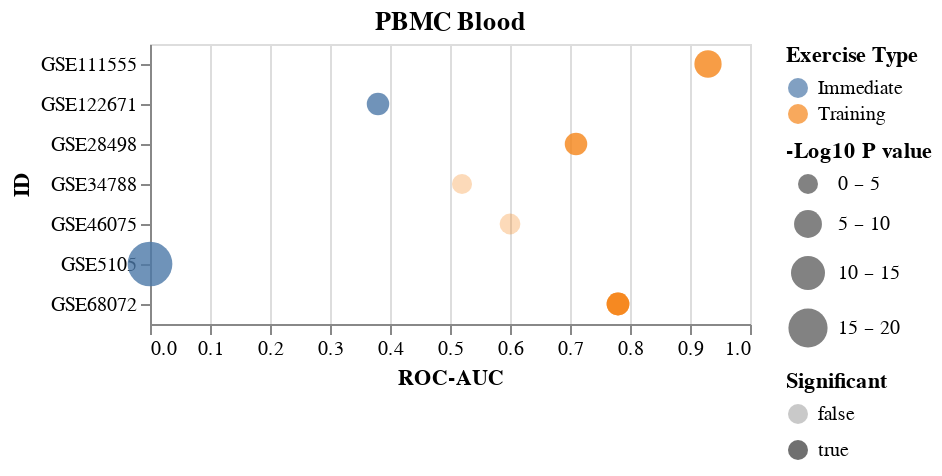

The cell this chart's notebook holds for it:
### Code cell
chartLst[2]

### Figure 1 — Vega-Lite specification as saved in the notebook (floating-point values rounded to 4 significant figures)
{"config": {"view": {"continuousWidth": 300, "continuousHeight": 300}}, "data": {"name": "data-404769bd1ab4295d75efb91e5d9764a0"}, "mark": {"type": "circle"}, "encoding": {"color": {"field": "Exercise Type", "type": "nominal"}, "opacity": {"field": "Significant", "type": "nominal"}, "size": {"field": "-Log10 P value", "scale": {"bins": [0, 5, 10, 15, 20], "range": [100, 500], "reverse": false}, "type": "quantitative"}, "x": {"field": "ROC-AUC", "scale": {"domain": [0, 1]}, "type": "quantitative"}, "y": {"field": "ID", "type": "nominal"}}, "title": "PBMC Blood", "$schema": "https://vega.github.io/schema/vega-lite/v5.8.0.json", "datasets": {"data-404769bd1ab4295d75efb91e5d9764a0": [{"ID": "GSE111555", "ROC-AUC": 0.93, "Pval": 2.96e-05, "Exercise Type": "Training", "-Log10 P value": 4.529, "Significant": true}, {"ID": "GSE122671", "ROC-AUC": 0.38, "Pval": 0.0399, "Exercise Type": "Immediate", "-Log10 P value": 1.399, "Significant": true}, {"ID": "GSE28498", "ROC-AUC": 0.71, "Pval": 0.0386, "Exercise Type": "Training", "-Log10 P value": 1.413, "Significant": true}, {"ID": "GSE34788", "ROC-AUC": 0.52, "Pval": 0.891, "Exercise Type": "Training", "-Log10 P value": 0.05012, "Significant": false}, {"ID": "GSE46075", "ROC-AUC": 0.6, "Pval": 0.375, "Exercise Type": "Training", "-Log10 P value": 0.426, "Significant": false}, {"ID": "GSE5105", "ROC-AUC": 0.0, "Pval": 7.27e-22, "Exercise Type": "Immediate", "-Log10 P value": 21.14, "Significant": true}, {"ID": "GSE68072", "ROC-AUC": 0.78, "Pval": 0.0279, "Exercise Type": "Training", "-Log10 P value": 1.554, "Significant": true}, {"ID": "GSE68072", "ROC-AUC": 0.78, "Pval": 0.0279, "Exercise Type": "Training", "-Log10 P value": 1.554, "Significant": true}]}}
